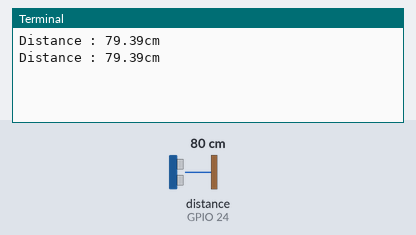
The program below on a simulated Raspberry Pi (BCM pin numbers). Shown: the last lines printed to the terminal. Inputs (shaded band) come from the test bench; at power-on: distance to the obstacle (sensor on GPIO 24) 80 cm. The echo pulse lasts 58.3 µs per cm; the clock reads 2024-03-15 10:24:30 at power-on unless the program sets it.

Above: at 1.2 s.
1.3 s: distance to the obstacle (sensor on GPIO 24) set to 2 cm
At 1.9 s:
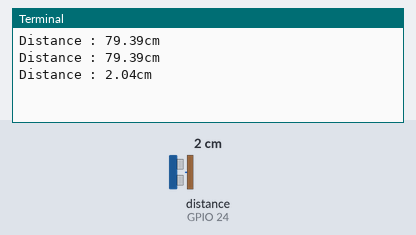
2.8 s: distance to the obstacle (sensor on GPIO 24) set to 4 cm
At 3.3 s:
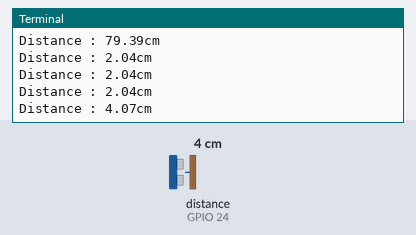
Timing chart, 0 to 5.8 s (numbered marks = the images above; inputs shaded):
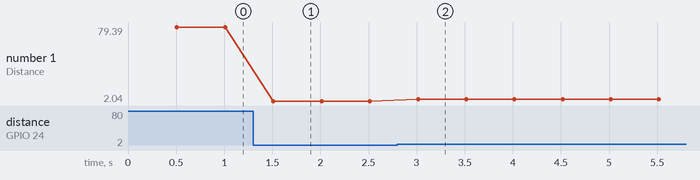

The program:

ultrasonic.py
```python
import RPi.GPIO as GPIO
import time

# BCM 핀맵을 사용한다
GPIO.setmode(GPIO.BCM)
GPIO.setwarnings(False)

# 초음파센서에서 사용되는 핀
trig = 23
echo = 24

if __name__ == '__main__':
    # trig핀을 출력으로 설정한다
    GPIO.setup(trig, GPIO.OUT)

    # echo핀을 입력으로 설정한다
    GPIO.setup(echo, GPIO.IN)

    try :
    # 스레드는 반복하며 초음파 센서의 거리를 측정한다.
        while True :
            # 거리 측정을 위해 초음파를 쏜다
            GPIO.output(trig, False)
            time.sleep(0.5)
            GPIO.output(trig, True)
            time.sleep(0.00001)
            GPIO.output(trig, False)

            # 초음파 출력 후의 시간과 다시 받았을때의 시간을 계산한다
            while GPIO.input(echo) == 0 :
                signal_Start = time.time()
            while GPIO.input(echo) == 1 :
                signal_End = time.time()

            # 응답 받은 시간과 초음파의 속도 등으로 거리를 계산한다
            responseDuration = signal_End - signal_Start

            # (34000cm/s) 왕복이므로 2를 나누어준다
            distance = responseDuration * 34000 / 2

            # 소수점 둘 째 자리까지만 출력한다
            distance = round(distance, 2)

            # 1000cm 를 초과할시 값을 표기하지 않는다
            if distance < 1000 :
                print("Distance : " + str(distance) + "cm")
            else:
                pass

    # 종료 등의 키보드 인터럽트 발생시 처리 동작
    except KeyboardInterrupt:
        # GPIO를 초기화한다
        GPIO.cleanup()
```

Measured:
- after the input at 1.3 s, the terminal: prints a new line after 0.21 s (image 1)
- after the input at 2.8 s, the terminal: prints a new line after 0.21 s (image 2)
- plotted number 1: 79.39 → 2.04 after the input at 1.3 s, 2.04 → 4.06 after the input at 2.8 s
